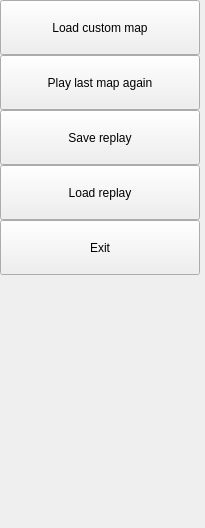
<?xml version="1.0" encoding="UTF-8"?>
<ui version="4.0">
 <class>menu</class>
 <widget class="QWidget" name="menu">
  <property name="windowModality">
   <enum>Qt::NonModal</enum>
  </property>
  <property name="geometry">
   <rect>
    <x>0</x>
    <y>0</y>
    <width>205</width>
    <height>528</height>
   </rect>
  </property>
  <property name="sizePolicy">
   <sizepolicy hsizetype="Maximum" vsizetype="Maximum">
    <horstretch>0</horstretch>
    <verstretch>0</verstretch>
   </sizepolicy>
  </property>
  <property name="minimumSize">
   <size>
    <width>55</width>
    <height>500</height>
   </size>
  </property>
  <property name="maximumSize">
   <size>
    <width>205</width>
    <height>5000</height>
   </size>
  </property>
  <property name="baseSize">
   <size>
    <width>200</width>
    <height>500</height>
   </size>
  </property>
  <property name="windowTitle">
   <string>Form</string>
  </property>
  <property name="toolTipDuration">
   <number>5</number>
  </property>
  <widget class="QWidget" name="verticalLayoutWidget">
   <property name="geometry">
    <rect>
     <x>0</x>
     <y>0</y>
     <width>211</width>
     <height>521</height>
    </rect>
   </property>
   <layout class="QVBoxLayout" name="verticalLayout">
    <property name="spacing">
     <number>0</number>
    </property>
    <item>
     <widget class="QToolButton" name="a4loadcustom">
      <property name="sizePolicy">
       <sizepolicy hsizetype="Expanding" vsizetype="Expanding">
        <horstretch>0</horstretch>
        <verstretch>0</verstretch>
       </sizepolicy>
      </property>
      <property name="minimumSize">
       <size>
        <width>55</width>
        <height>55</height>
       </size>
      </property>
      <property name="maximumSize">
       <size>
        <width>200</width>
        <height>55</height>
       </size>
      </property>
      <property name="focusPolicy">
       <enum>Qt::NoFocus</enum>
      </property>
      <property name="text">
       <string>Load custom map</string>
      </property>
      <property name="icon">
       <iconset resource="menu_icon.qrc">
        <normaloff>:/images/menu/play1.png</normaloff>:/images/menu/play1.png</iconset>
      </property>
      <property name="iconSize">
       <size>
        <width>60</width>
        <height>60</height>
       </size>
      </property>
      <property name="toolButtonStyle">
       <enum>Qt::ToolButtonTextBesideIcon</enum>
      </property>
     </widget>
    </item>
    <item>
     <widget class="QToolButton" name="a5playlast">
      <property name="sizePolicy">
       <sizepolicy hsizetype="Expanding" vsizetype="Expanding">
        <horstretch>0</horstretch>
        <verstretch>0</verstretch>
       </sizepolicy>
      </property>
      <property name="minimumSize">
       <size>
        <width>55</width>
        <height>55</height>
       </size>
      </property>
      <property name="maximumSize">
       <size>
        <width>200</width>
        <height>55</height>
       </size>
      </property>
      <property name="focusPolicy">
       <enum>Qt::NoFocus</enum>
      </property>
      <property name="text">
       <string>Play last map again</string>
      </property>
      <property name="icon">
       <iconset resource="menu_icon.qrc">
        <normaloff>:/images/menu/replay1.png</normaloff>:/images/menu/replay1.png</iconset>
      </property>
      <property name="iconSize">
       <size>
        <width>60</width>
        <height>60</height>
       </size>
      </property>
      <property name="toolButtonStyle">
       <enum>Qt::ToolButtonTextBesideIcon</enum>
      </property>
     </widget>
    </item>
    <item>
     <widget class="QToolButton" name="a6savereplay">
      <property name="sizePolicy">
       <sizepolicy hsizetype="Expanding" vsizetype="Expanding">
        <horstretch>0</horstretch>
        <verstretch>0</verstretch>
       </sizepolicy>
      </property>
      <property name="minimumSize">
       <size>
        <width>55</width>
        <height>55</height>
       </size>
      </property>
      <property name="maximumSize">
       <size>
        <width>200</width>
        <height>55</height>
       </size>
      </property>
      <property name="focusPolicy">
       <enum>Qt::NoFocus</enum>
      </property>
      <property name="text">
       <string>Save replay</string>
      </property>
      <property name="icon">
       <iconset resource="menu_icon.qrc">
        <normaloff>:/images/menu/save1.png</normaloff>:/images/menu/save1.png</iconset>
      </property>
      <property name="iconSize">
       <size>
        <width>60</width>
        <height>60</height>
       </size>
      </property>
      <property name="toolButtonStyle">
       <enum>Qt::ToolButtonTextBesideIcon</enum>
      </property>
     </widget>
    </item>
    <item>
     <widget class="QToolButton" name="a7loadreplay">
      <property name="sizePolicy">
       <sizepolicy hsizetype="Expanding" vsizetype="Expanding">
        <horstretch>0</horstretch>
        <verstretch>0</verstretch>
       </sizepolicy>
      </property>
      <property name="minimumSize">
       <size>
        <width>55</width>
        <height>55</height>
       </size>
      </property>
      <property name="maximumSize">
       <size>
        <width>200</width>
        <height>55</height>
       </size>
      </property>
      <property name="focusPolicy">
       <enum>Qt::NoFocus</enum>
      </property>
      <property name="text">
       <string>Load replay</string>
      </property>
      <property name="icon">
       <iconset resource="menu_icon.qrc">
        <normaloff>:/images/menu/play1.png</normaloff>:/images/menu/play1.png</iconset>
      </property>
      <property name="iconSize">
       <size>
        <width>60</width>
        <height>60</height>
       </size>
      </property>
      <property name="toolButtonStyle">
       <enum>Qt::ToolButtonTextBesideIcon</enum>
      </property>
     </widget>
    </item>
    <item>
     <widget class="QToolButton" name="a8exit">
      <property name="sizePolicy">
       <sizepolicy hsizetype="Expanding" vsizetype="Expanding">
        <horstretch>0</horstretch>
        <verstretch>0</verstretch>
       </sizepolicy>
      </property>
      <property name="minimumSize">
       <size>
        <width>55</width>
        <height>55</height>
       </size>
      </property>
      <property name="maximumSize">
       <size>
        <width>200</width>
        <height>55</height>
       </size>
      </property>
      <property name="focusPolicy">
       <enum>Qt::NoFocus</enum>
      </property>
      <property name="text">
       <string>Exit</string>
      </property>
      <property name="icon">
       <iconset resource="menu_icon.qrc">
        <normaloff>:/images/menu/exit1.png</normaloff>:/images/menu/exit1.png</iconset>
      </property>
      <property name="iconSize">
       <size>
        <width>60</width>
        <height>60</height>
       </size>
      </property>
      <property name="toolButtonStyle">
       <enum>Qt::ToolButtonTextBesideIcon</enum>
      </property>
     </widget>
    </item>
    <item>
     <spacer name="verticalSpacer">
      <property name="orientation">
       <enum>Qt::Vertical</enum>
      </property>
      <property name="sizeHint" stdset="0">
       <size>
        <width>20</width>
        <height>40</height>
       </size>
      </property>
     </spacer>
    </item>
   </layout>
  </widget>
 </widget>
 <resources>
  <include location="menu_icon.qrc"/>
 </resources>
 <connections/>
</ui>
